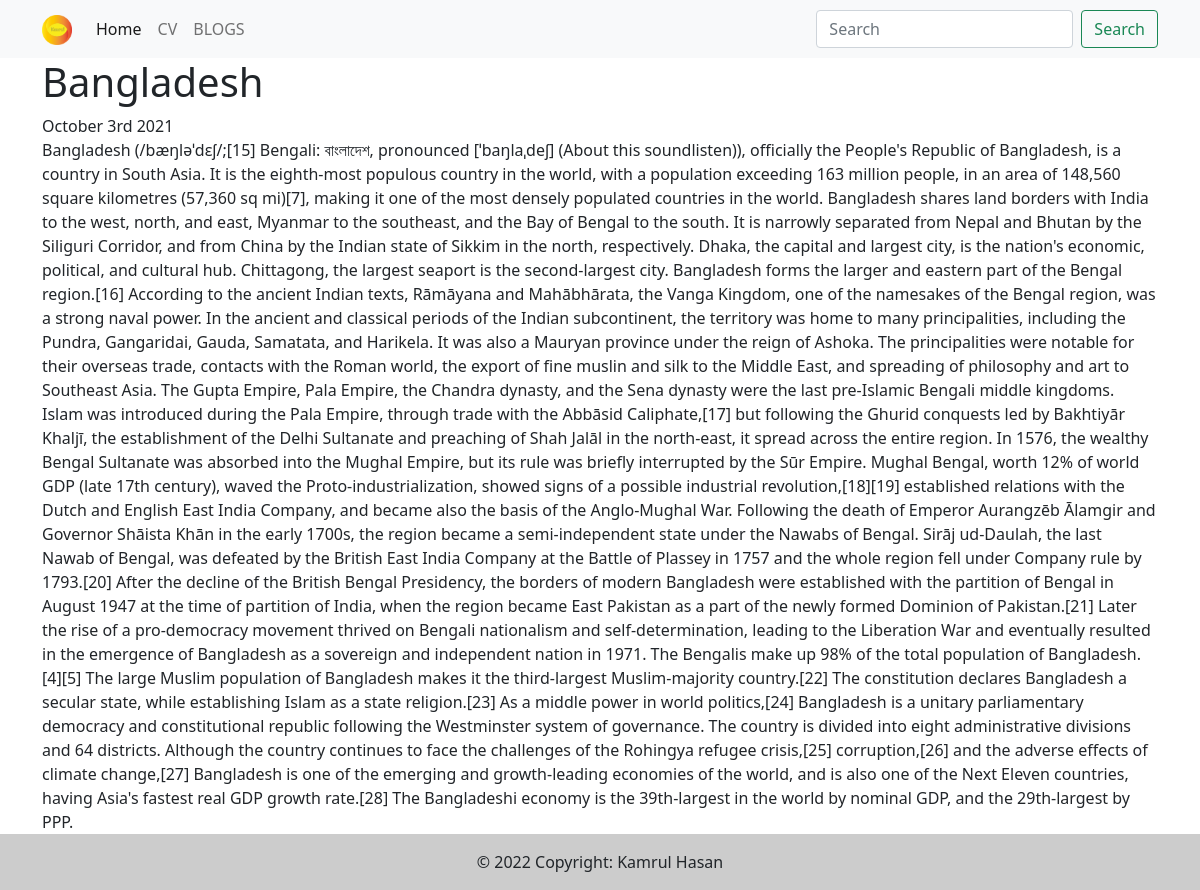
Screenshot of /blog/11 with the database file from the repository.
### blog/models.py (models this page shows, shortened)
class Blog(models.Model):
    title = models.CharField(max_length=100)
    description = models.TextField()
    date = models.DateField()

### blog/views.py (the view)
# urls.py: path('<int:blog_id>', views.detail, name='detail'),
def detail(request, blog_id):
    blog = get_object_or_404(Blog, pk=blog_id)
    context = {'blog': blog}
    return render(request, 'blog/detail.html', context)

### blog/templates/blog/detail.html
{% extends 'portfolio/base.html' %}
{% block contant %}
    <div class="container">
        <h1>{{ blog.title }}</h1>
        {{ blog.date|date:'F jS Y' }}<br>
        {{ blog.description|safe }}
    </div>
{% endblock %}

### rows the page displays
Blog: title "Bangladesh", date "October 3rd 2021", description "Bangladesh (/bæŋləˈdɛʃ/;[15] Bengali: বাংলাদেশ, pronounced [ˈbaŋlaˌdeʃ] (About this soundlisten)), officially the People's Republic of Bangladesh, is a country in South Asia. It is the eighth-most populous country in the world, with a population exceeding 163 million people, in an area of 148,560 square kilometres (57,360 sq mi)[7], making it one of the most densely populated countries in the world. Bangladesh shares land borders with India to the west, north, and east, Myanmar to the southeast, and the Bay of Bengal to the south. It is narrowly separated from Nepal and Bhutan by the Siliguri Corridor, and from China by the Indian state of Sikkim in the north, respectively. Dhaka, the…"
